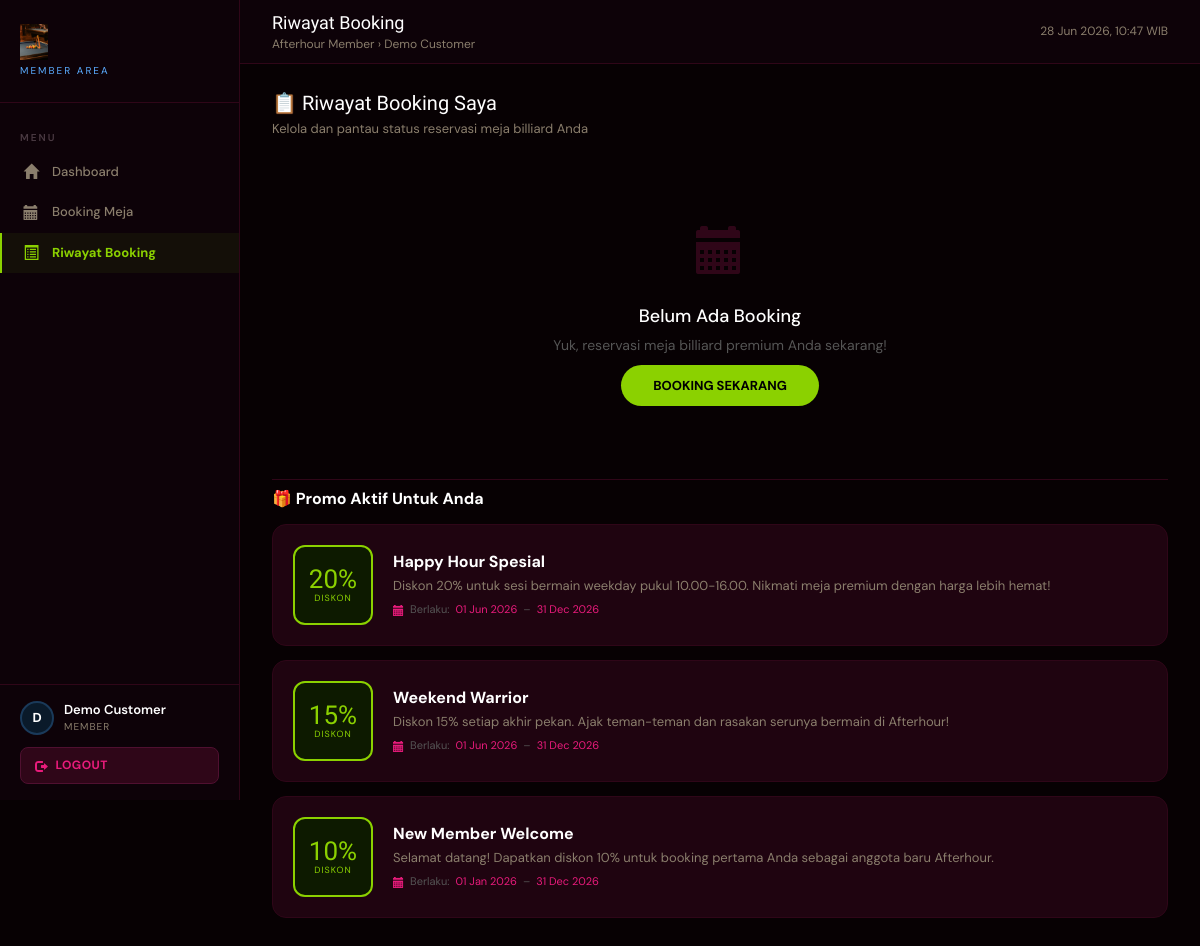
The app's page /dashboardcustomer.php?p=mybookings (signed in) with its own data.
### tables this page shows
CREATE TABLE IF NOT EXISTS discounts (
    discount_id     INT PRIMARY KEY AUTO_INCREMENT,
    title           VARCHAR(100) NOT NULL,
    description     TEXT NOT NULL,
    discount_pct    DECIMAL(5,2) NOT NULL,
    valid_from      DATE NOT NULL,
    valid_until     DATE NOT NULL,
    is_active       TINYINT(1) DEFAULT 1,
    created_at      DATETIME DEFAULT CURRENT_TIMESTAMP
);

### class/class.Connection.php (called while the page is built, shortened)
<?php
class Connection
{
    public function __construct()
    {
        $this->connection = mysqli_connect("localhost", "root", "", "afterhour_db");
    }
}
?>

### class/class.Booking.php (called while the page is built, shortened)
<?php
require_once(__DIR__ . '/class.Connection.php');
class Booking extends Connection
{
    public function SelectCustomerBookings($userid)
    {
        $uid = (int)$userid;
        $sql = "SELECT b.*, o.outlet_name, t.table_number, t.class_type
                FROM bookings b
                INNER JOIN billiard_tables t ON b.table_id=t.table_id
                INNER JOIN outlets o ON t.outlet_id=o.outlet_id
                WHERE b.userid=$uid
                ORDER BY b.booking_date DESC, b.start_time DESC";
        $res = mysqli_query($this->connection,$sql);
        $arr = [];
        return $arr;
    }
}
?>

### class/class.Discount.php (called while the page is built, shortened)
<?php
require_once(__DIR__ . '/class.Connection.php');
class Discount extends Connection
{
    public function __get($a)    { if (property_exists($this,$a)) return $this->$a; }
    public function SelectActiveDiscounts()
    {
        $today = date('Y-m-d');
        $sql   = "SELECT * FROM discounts WHERE is_active=1 AND valid_from<='$today' AND valid_until>='$today' ORDER BY discount_pct DESC";
        $res   = mysqli_query($this->connection,$sql);
        $arr   = [];
        while ($d = mysqli_fetch_assoc($res)) {
            $o = new Discount();
            $o->discount_id  = $d['discount_id'];
            $o->title        = $d['title'];
            $o->description  = $d['description'];
            $o->discount_pct = $d['discount_pct'];
            $o->valid_from   = $d['valid_from'];
            $o->valid_until  = $d['valid_until'];
            $o->is_active    = $d['is_active'];
            $arr[] = $o;
        }
        return $arr;
    }
}
?>

### pages/mybookings.php (the view, shortened to what this page needs)
<?php
require_once(__DIR__.'/../class/class.Booking.php');
require_once(__DIR__.'/../class/class.Discount.php');
$objBooking = new Booking();
$arrayResult = $objBooking->SelectCustomerBookings($_SESSION['userid']);
$objDiscount = new Discount();
$activeDiscounts = $objDiscount->SelectActiveDiscounts();
?>
<div class="mybooking-header">
    <h3>📋 Riwayat Booking Saya</h3>
    <p>Kelola dan pantau status reservasi meja billiard Anda</p>
</div>
<?php if (count($arrayResult) == 0): ?>
<div class="empty-state">
    <div class="icon"><span class="glyphicon glyphicon-calendar"></span></div>
    <h4 style="color:#fff;margin-bottom:8px">Belum Ada Booking</h4>
    <p style="color:#555;margin-bottom:20px">Yuk, reservasi meja billiard premium Anda sekarang!</p>
    <a href="dashboardcustomer.php?p=booking" class="btn-book" style="background:#8bd100;color:#000;padding:12px 32px;border-radius:30px;text-decoration:none;font-weight:700;font-size:13px">BOOKING SEKARANG</a>
</div>
<?php endif; ?>
<?php if (!empty($activeDiscounts)): ?>
<div class="promo-section">
    <h4 style="color:#fff;font-family:'DM Sans',sans-serif;font-weight:700;font-size:16px;margin:0 0 16px;padding-top:10px;border-top:1px solid #2f0618">
        🎁 Promo Aktif Untuk Anda
    </h4>
    <?php foreach ($activeDiscounts as $disc): ?>
    <div class="promo-card">
        <div class="promo-pct">
            <div class="pct-num"><?= (int)$disc->discount_pct ?>%</div>
            <div class="pct-label">DISKON</div>
        </div>
        <div class="promo-body">
            <h5><?= htmlspecialchars($disc->title) ?></h5>
            <p><?= htmlspecialchars($disc->description) ?></p>
            <div class="promo-valid">
                <span class="glyphicon glyphicon-calendar"></span>
                Berlaku: <span><?= date('d M Y',strtotime($disc->valid_from)) ?></span> –
                <span><?= date('d M Y',strtotime($disc->valid_until)) ?></span>
            </div>
        </div>
    </div>
    <?php endforeach; ?>
</div>
<?php endif; ?>

### dashboardcustomer.php (style rules this page uses)
* { box-sizing:border-box }
body { background:#070103;font-family:'DM Sans',sans-serif;margin:0;padding:0;color:#EDE8DC }

### pages/mybookings.php (style rules this page uses)
.mybooking-header { margin-bottom:24px }
.mybooking-header h3 { font-family:'Boldonse',sans-serif!important;font-size:20px!important;color:#fff;margin:0 0 6px }
.mybooking-header p { color:#8A7E6C;font-size:13px;margin:0 }
.promo-section { margin-top:24px }
.promo-card { background:#1f0410;border:1px solid #2f0618;border-radius:14px;padding:20px;margin-bottom:14px;display:flex;align-items:center;gap:20px;transition:border-color 0.3s }
.promo-pct { background:#0d1a00;border:2px solid #8bd100;border-radius:12px;min-width:80px;height:80px;display:flex;flex-direction:column;align-items:center;justify-content:center;flex-shrink:0 }
.promo-pct .pct-num { font-family:'Boldonse',sans-serif;font-size:26px;color:#8bd100;line-height:1 }
.promo-pct .pct-label { font-size:9px;color:#8bd100;letter-spacing:1px;text-transform:uppercase }
.promo-body h5 { font-family:'DM Sans',sans-serif;font-weight:700;color:#fff;font-size:16px;margin:0 0 6px }
.promo-body p { color:#8A7E6C;font-size:13px;margin:0 0 6px;line-height:1.5 }
.promo-valid { font-size:11px;color:#555;display:flex;align-items:center;gap:6px }
.promo-valid span { color:#e81b7b }
.empty-state { text-align:center;padding:60px 20px;color:#555 }
.empty-state .icon { font-size:48px;margin-bottom:16px;color:#2f0618 }

### records on screen
discounts: discount_pct "20", title "Happy Hour Spesial", description "Diskon 20% untuk sesi bermain weekday pukul 10.00-16.00. Nikmati meja premium dengan harga lebih hemat!", valid_from "01 Jun 2026", valid_until "31 Dec 2026"
discounts: discount_pct "15", title "Weekend Warrior", description "Diskon 15% setiap akhir pekan. Ajak teman-teman dan rasakan serunya bermain di Afterhour!", valid_from "01 Jun 2026", valid_until "31 Dec 2026"
discounts: discount_pct "10", title "New Member Welcome", description "Selamat datang! Dapatkan diskon 10% untuk booking pertama Anda sebagai anggota baru Afterhour.", valid_from "01 Jan 2026", valid_until "31 Dec 2026"

### other values on screen
substr($_SESSION['name'],0,1) "D"
$_SESSION['name'] "Demo Customer"
$titles[$p] "Riwayat Booking"
